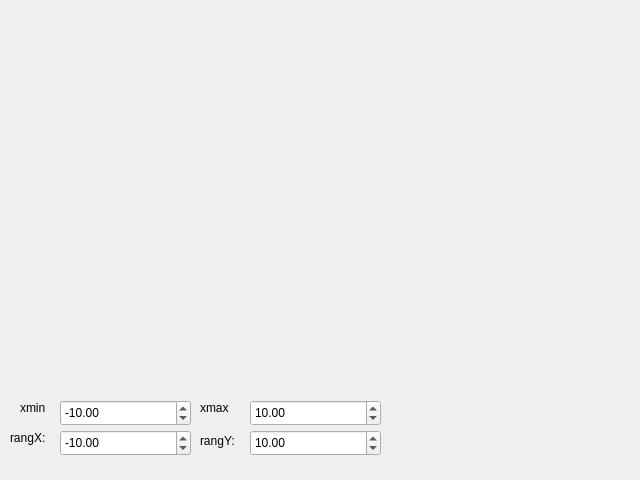
<?xml version="1.0" encoding="UTF-8"?>
<ui version="4.0">
 <class>Graph</class>
 <widget class="QDialog" name="Graph">
  <property name="geometry">
   <rect>
    <x>0</x>
    <y>0</y>
    <width>640</width>
    <height>480</height>
   </rect>
  </property>
  <property name="windowTitle">
   <string>Dialog</string>
  </property>
  <widget class="QCustomPlot" name="widget" native="true">
   <property name="geometry">
    <rect>
     <x>19</x>
     <y>39</y>
     <width>591</width>
     <height>351</height>
    </rect>
   </property>
  </widget>
  <widget class="QLabel" name="l2">
   <property name="geometry">
    <rect>
     <x>200</x>
     <y>400</y>
     <width>41</width>
     <height>16</height>
    </rect>
   </property>
   <property name="text">
    <string>xmax</string>
   </property>
  </widget>
  <widget class="QLabel" name="l4">
   <property name="geometry">
    <rect>
     <x>200</x>
     <y>430</y>
     <width>41</width>
     <height>21</height>
    </rect>
   </property>
   <property name="text">
    <string>rangY:</string>
   </property>
  </widget>
  <widget class="QLabel" name="l1">
   <property name="geometry">
    <rect>
     <x>20</x>
     <y>400</y>
     <width>41</width>
     <height>16</height>
    </rect>
   </property>
   <property name="text">
    <string>xmin</string>
   </property>
  </widget>
  <widget class="QLabel" name="l3">
   <property name="geometry">
    <rect>
     <x>10</x>
     <y>430</y>
     <width>41</width>
     <height>16</height>
    </rect>
   </property>
   <property name="text">
    <string>rangX:</string>
   </property>
  </widget>
  <widget class="QDoubleSpinBox" name="xMin">
   <property name="geometry">
    <rect>
     <x>60</x>
     <y>400</y>
     <width>131</width>
     <height>26</height>
    </rect>
   </property>
   <property name="minimum">
    <double>-100000000.000000000000000</double>
   </property>
   <property name="maximum">
    <double>100000000.000000000000000</double>
   </property>
   <property name="value">
    <double>-10.000000000000000</double>
   </property>
  </widget>
  <widget class="QDoubleSpinBox" name="xMax">
   <property name="geometry">
    <rect>
     <x>250</x>
     <y>400</y>
     <width>131</width>
     <height>26</height>
    </rect>
   </property>
   <property name="minimum">
    <double>-100000000.000000000000000</double>
   </property>
   <property name="maximum">
    <double>100000000.000000000000000</double>
   </property>
   <property name="value">
    <double>10.000000000000000</double>
   </property>
  </widget>
  <widget class="QDoubleSpinBox" name="rangX">
   <property name="geometry">
    <rect>
     <x>60</x>
     <y>430</y>
     <width>131</width>
     <height>26</height>
    </rect>
   </property>
   <property name="minimum">
    <double>-10000000.000000000000000</double>
   </property>
   <property name="maximum">
    <double>100000000.000000000000000</double>
   </property>
   <property name="value">
    <double>-10.000000000000000</double>
   </property>
  </widget>
  <widget class="QDoubleSpinBox" name="rangY">
   <property name="geometry">
    <rect>
     <x>250</x>
     <y>430</y>
     <width>131</width>
     <height>26</height>
    </rect>
   </property>
   <property name="minimum">
    <double>-100000000.000000000000000</double>
   </property>
   <property name="maximum">
    <double>100000000.000000000000000</double>
   </property>
   <property name="value">
    <double>10.000000000000000</double>
   </property>
  </widget>
 </widget>
 <customwidgets>
  <customwidget>
   <class>QCustomPlot</class>
   <extends>QWidget</extends>
   <header>qcustomplot.h</header>
   <container>1</container>
  </customwidget>
 </customwidgets>
 <resources/>
 <connections/>
</ui>
